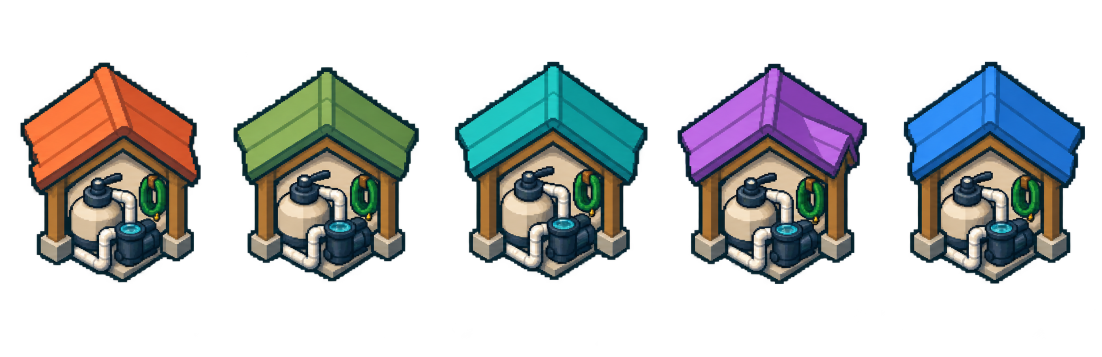
#> input picture art/pixel-lab/v5-living-world/assets/zone-kit/sources/pool-sheds-v3.png, 2203 x 714 px (shown at 1/2 size); its folder holds 4 pictures in this run
$ python export.py
#> lines starting #> are read from the running program, lines starting #| are printed output that depends on the picture
"""Package the three ImageGen atlases into native, bottom-anchored PNGs.

Run from any directory with Python, Pillow, NumPy and SciPy. Sources are never
modified. Connected-component masks separate mature crowns whose bounds overlap.
"""
from pathlib import Path
import json
import numpy as np
from PIL import Image
from scipy.ndimage import binary_dilation, label, find_objects

ROOT = Path(__file__).resolve().parent
ZONES = ['EC', 'AG', 'EP', 'EPP', 'GP']
SPECIES = ['oak', 'pine', 'umbrella', 'holm', 'birch']
SIZES = {
    'small': [(40, 48), (32, 54), (46, 46), (38, 44), (30, 54)],
    'medium': [(70, 82), (58, 90), (80, 80), (66, 76), (50, 88)],
    'large': [(108, 120), (96, 137), (116, 116), (100, 111), (82, 132)],
}

def objects(sheet, y0, y1):
    rgba = np.array(sheet)
    mask = rgba[y0:y1, :, 3] > 150
    labels, _ = label(binary_dilation(mask, iterations=1))
    groups = []
    for number, bounds in enumerate(find_objects(labels), 1):
        selected = (labels == number) & mask
        if selected.sum() < 500:
            continue
        ys, xs = np.where(selected)
        x0, x1 = int(xs.min()), int(xs.max()) + 1
        top, bottom = int(ys.min()), int(ys.max()) + 1
        cut = rgba[y0+top:y0+bottom, x0:x1].copy()
        cut[:, :, 3] = np.where(selected[top:bottom, x0:x1], cut[:, :, 3], 0)
        groups.append((x0, [x0, y0+top, x1-x0, bottom-top], Image.fromarray(cut)))
    groups.sort(key=lambda group: group[0])
    if len(groups) != 5:
        raise ValueError(f'Expected five isolated sprites in row {y0}:{y1}, found {len(groups)}')
    return groups

def native(cut, size):
    w, h = size
    factor = min((w-2) / cut.width, (h-2) / cut.height)
    dw, dh = round(cut.width*factor), round(cut.height*factor)
    resized = cut.resize((dw, dh), Image.Resampling.LANCZOS)
    pixels = np.array(resized)
    pixels[:, :, 3] = np.where(pixels[:, :, 3] > 130, 255, 0)
    pixels[:, :, :3] = np.minimum(248, np.round(pixels[:, :, :3].astype(float)/8)*8).astype('uint8')
    pixels[pixels[:, :, 3] == 0] = 0
    output = Image.new('RGBA', (w, h))
    offset = [(w-dw)//2, h-dh-1]
    output.paste(Image.fromarray(pixels), tuple(offset))
    return output, {'offset': offset, 'drawSize': [dw, dh]}

def main():
    manifest = {'version': 2, 'origin': 'ImageGen sprites and code-authored seamless meadow tiles',
                'anchor': 'bottom-centre', 'alpha': 'binary at native size', 'assets': []}
    plans = [
        ('pool-sheds-v3', [(0,714,'pump',(75,83))], ZONES),
        ('houses-cartoon-v2', [(0,520,'house',(150,126))], ZONES),
        ('trees', [(0,215,'small',None), (215,515,'medium',None), (515,971,'large',None)], SPECIES),
        ('grass', [(0,270,'cut',(32,8)), (270,550,'medium',(32,16)), (550,1024,'tall',(32,24))], ZONES),
    ]
    for atlas, rows, identities in plans:
        sheet = Image.open(ROOT / 'sources' / f'{atlas}.png').convert('RGBA')
#> sheet is the input picture: PIL image 2203x714 RGBA; mean R, G, B, A 36, 38.6, 38.5, 91
        for y0, y1, kind, size in rows:
            for index, (_, rect, cut) in enumerate(objects(sheet, y0, y1)):
                identity = identities[index]
                sprite, sampling = native(cut, size or SIZES[kind][index])
                family = 'houses' if atlas.startswith(('houses','pool-sheds')) else atlas
                folder = 'houses-v2' if family == 'houses' else atlas
                path = f'{folder}/{identity}-{kind}.png'
                (ROOT / folder).mkdir(exist_ok=True)
                sprite.save(ROOT / path)
                manifest['assets'].append({'id': f'{identity}-{kind}', 'family': family, 'identity': identity,
                    'stage': kind, 'file': path, 'size': list(sprite.size), 'anchor': [sprite.width/2, sprite.height],
                    'source': f'sources/{atlas}.png', 'sourceRect': rect, 'sampling': sampling})
#> this loop made 1 pass
#> pass 1, in native, `resized = cut.resize((dw, dh), Image.Resampling.LANCZOS)`:
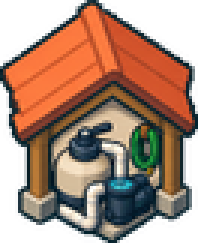
#> resized: PIL image 66x81 RGBA (shown 3 times larger); mean R, G, B, A 99.7, 69.3, 52.9, 179.7; transparent parts drawn white
#> pass 1, in main, `sprite.save(ROOT / path)`:
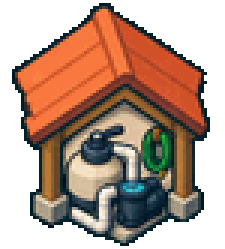
#> saved as EC-pump.png: PIL image 75x83 RGBA (shown 3 times larger); mean R, G, B, A 84.2, 58.1, 43.6, 155.2; transparent parts drawn white
#> pass 1, in native (call 2), `resized = cut.resize((dw, dh), Image.Resampling.LANCZOS)`:
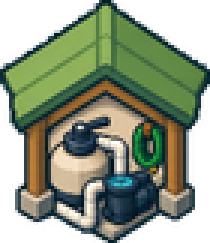
#> resized: PIL image 70x81 RGBA (shown 3 times larger); mean R, G, B, A 68.9, 80.4, 59.3, 174.3; transparent parts drawn white
#> after the loop:
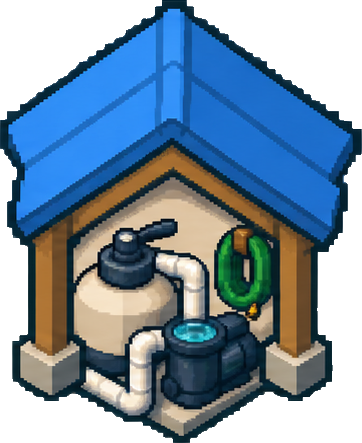
#> cut: PIL image 362x443 RGBA; mean R, G, B, A 51.8, 75.3, 94.9, 178.5; transparent parts drawn white
#> after the loop:
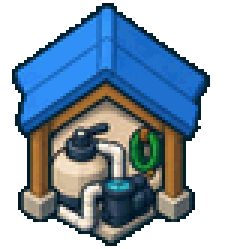
#> sprite: PIL image 75x83 RGBA (shown 3 times larger); mean R, G, B, A 43.9, 62.7, 78.7, 154.7; transparent parts drawn white
#> pass 2 of the loop in main, `for atlas, rows, identities in plans:`:
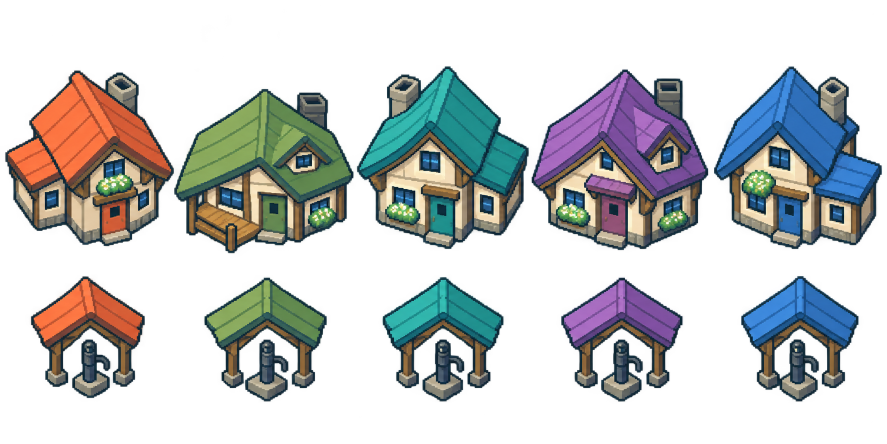
#> input picture art/pixel-lab/v5-living-world/assets/zone-kit/sources/houses-cartoon-v2.png, 1774 x 887 px (shown at 1/2 size)
#> in main, sheet is the input picture: PIL image 1774x887 RGBA; mean R, G, B, A 40.2, 43.1, 43, 93
#> the loop in main, `for y0, y1, kind, size in rows:` made 1 pass
#> pass 1, in native (call 7), `resized = cut.resize((dw, dh), Image.Resampling.LANCZOS)`:
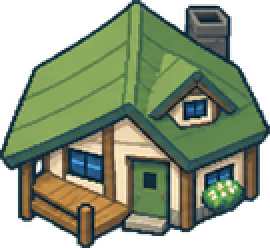
#> resized: PIL image 135x124 RGBA (shown 2 times larger); mean R, G, B, A 74, 87, 62.1, 177.9; transparent parts drawn white
#> after the loop in main, `for y0, y1, kind, size in rows:`:
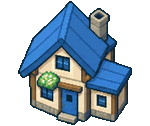
#> sprite: PIL image 150x126 RGBA; mean R, G, B, A 42.4, 57.9, 70.7, 128.2; transparent parts drawn white
    if (ROOT/'manifest.json').exists():
        previous = json.loads((ROOT/'manifest.json').read_text())
        manifest['assets'].extend(a for a in previous['assets'] if a['family'] == 'ground')
    (ROOT/'manifest.json').write_text(json.dumps(manifest, indent=2)+'\n')
    print(f'Exported {len(manifest["assets"])} native assets')

if __name__ == '__main__':
#> (the run stopped early here; a loop or call above may not have finished)
